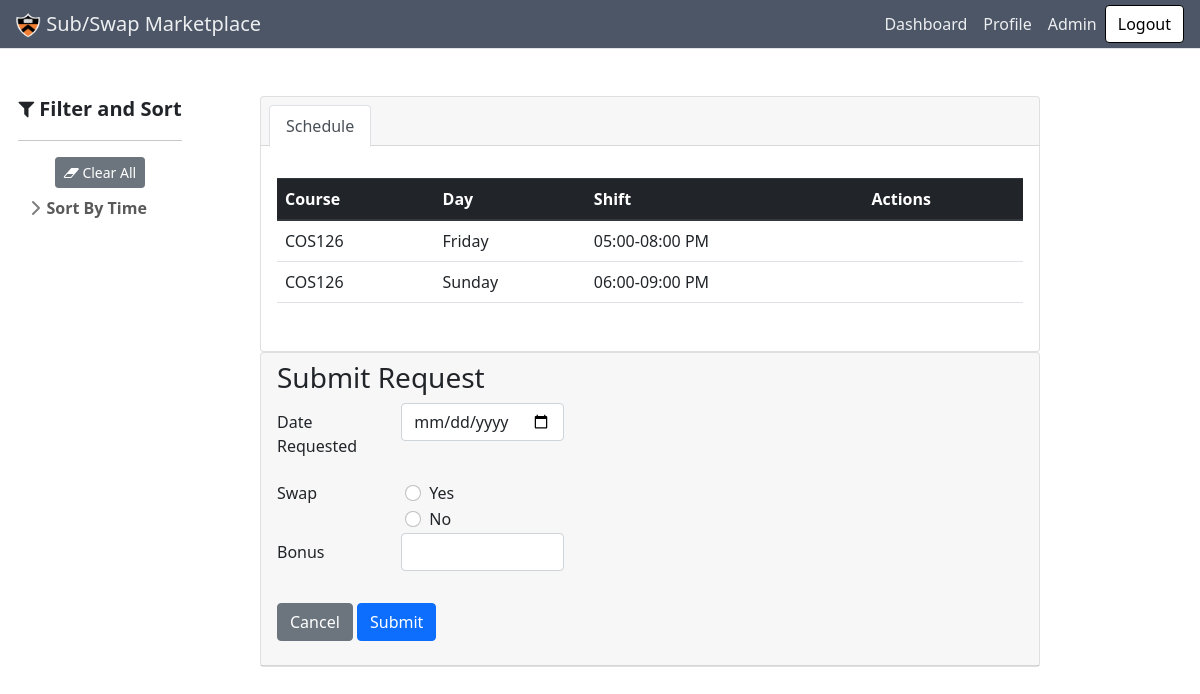
/shift/1/request (signed in), run on an earlier commit of the app's database.
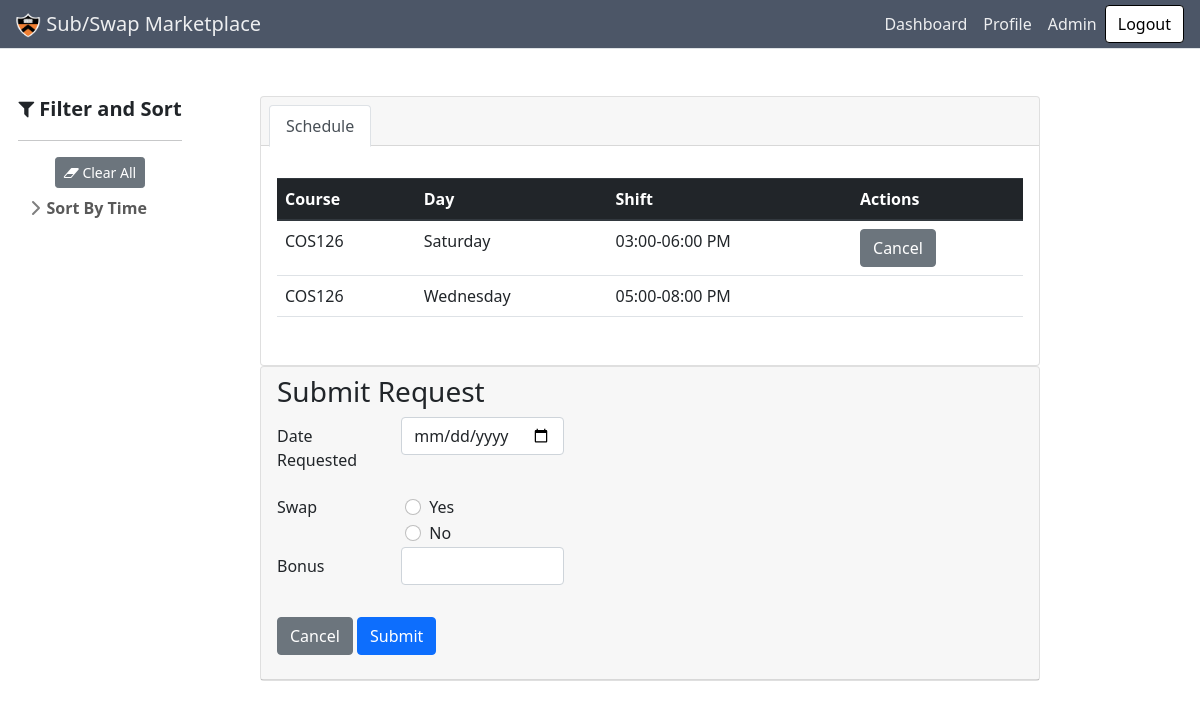
And on a later commit of the database.
### subapp/models.py (models this page shows, shortened)
class Shift(db.Model):
    id = db.Column(db.Integer, primary_key=True)
    day = db.Column(db.String(10), nullable=False)
    start = db.Column(db.Time, nullable=False)
    end = db.Column(db.Time, nullable=False)
    course = db.Column(db.String(120), nullable=False)
    staff = db.relationship(
        "User", secondary=a_assigned_shifts, back_populates="schedule")
    requests = db.relationship(
        "Request", secondary=a_requested_shifts, back_populates="shift")
    def formatted(self):
        s = self.start.strftime("%I:%M%p")
        e = self.end.strftime("%I:%M%p")
        return f"{self.day}, {s} - {e}"

### subapp/requests/routes.py (the view, shortened to what this page needs)
@requests.route("/shift/<shiftid>/request", methods=['POST', 'GET'])
@login_required
def create_request(shiftid):
    shift = Shift.query.filter_by(id=shiftid).first()
    form = RequestForm()
    all_shifts = Shift.query.all()
    form.swaps.choices = [(x.id, x.formatted()) for x in all_shifts]
    return render_template('requests/create_request.html', form=form, shiftid=int(shiftid), shifts=current_user.schedule)

### subapp/requests/forms.py
class RequestForm(FlaskForm):
    isSwap = RadioField('Is Swap', choices=[
                        ('True', 'Yes'), ('False', 'No')], validators=[DataRequired()])
    date_requested = DateField(
        'Date Requested', format='%Y-%m-%d', validators=[DataRequired()])
    bonus = IntegerField("Bonus")
    swaps = MultiCheckboxField('Shift', validate_choice=False)
    submit = SubmitField('Submit')

### subapp/models.py (called while the page is built)
@login_manager.user_loader
def load_user(user_id):
    return User.query.get(int(user_id))

### subapp/requests/templates/requests/create_request.html (shortened to what this page needs)
{% extends "main/base.html" %}
{% import "bootstrap/wtf.html" as wtf %}
{% block content %}
<div class="container-fluid">
  <div class="row align-items-start">
    <div class="sticky sidebar_container col-md-2">
      {% with tags_by_category=tags_by_category %} {% include
      "main/sidebar.html" %} {%endwith%}
    </div>
    <div class="col-md-9">
      <section class="py-5">
        <div class="items_container container px-4 px-lg-5">
          <div class="card pb-3">
            <div class="card-header">
              <ul class="nav nav-tabs card-header-tabs" id="bologna-list" role="tablist">
                <li class="nav-item">
                  <a class="nav-link active" href="#description" role="tab" aria-controls="description"
                    aria-selected="true">Schedule</a>
                </li>
              </ul>
            </div>
            <div class="card-body">
              <div class="tab-content mt-3">
                <div class="tab-pane active" id="description" role="tabpanel">
                  <table class="table">
                    <thead class="thead-dark">
                      <tr>
                        <th scope="col">Course</th>
                        <th scope="col">Day</th>
                        <th scope="col">Shift</th>
                        <th scope="col">Actions</th>
                      </tr>
                    </thead>
                    <tbody>
                      {% for shift in shifts %}
                      <tr>
                        <td>{{shift.course}}</td>
                        <td>{{shift.day}}</td>
                        <td> {{shift.start.strftime("%I:%M")}}-{{shift.end.strftime("%I:%M %p")}}</td>
                        <td>
                          {% if shift.id == shiftid %}
                          <a href="{{url_for('main.profile')}}" class="btn btn-secondary" role="button">Cancel</a>
                          {% endif %}
                        </td>
                      </tr>
                      {% endfor %}
                    </tbody>
                  </table>
                </div>
              </div>
            </div>
          </div>
          <div class="card">
            <div class="card-header">
              <h3>Submit Request</h3>
              <form method="POST" action="" enctype=multipart/form-data>
                <fieldset class="form-group">
                  <div class="row">
                    <div class="form-group row">
                      <label for="date_requested" class="col-sm-2 col-form-label">Date Requested</label>
                      <div class="col-sm-3">
                        {{ form.date_requested(class="form-control", id="date_requested", type="date") }}
                      </div>
                    </div>
                    <legend class="col-form-label col-sm-2 pt-0">Swap</legend>
                    <div class="col-sm-10">
                      {% for subfield in form.isSwap %}
                      <div class="form-check">
                        {{ subfield(class="form-check-input", id="swap_toggle") }}
                        {{ subfield.label(class="form-check-label") }}
                      </div>
                      {% endfor %}
                    </div>
                    <div class="form-group row">
                      <label for="bonus" class="col-sm-2 col-form-label">Bonus</label>
                      <div class="col-sm-3">
                        {{ form.bonus(class="form-control", id="bonus") }}
                      </div>
                    </div>
                  </div>
                </fieldset>
                <div class="form-group row">
                  <div class="col-sm-5">
                    <a class="btn btn-secondary" href="{{url_for('main.profile')}}">Cancel</a>
                    {{ form.submit(class="btn btn-primary") }}
                  </div>
                </div>
              </form>
            </div>
          </div>
        </div>
      </section>
    </div>
  </div>
</div>
<link rel="stylesheet"
  href="https://cdnjs.cloudflare.com/ajax/libs/bootstrap-datepicker/1.4.1/css/bootstrap-datepicker3.css" />
{% endblock content %}

### subapp/main/templates/main/base.html (shortened to what this page needs)
<!DOCTYPE html>
<html lang="en">
<head>
  <link rel="stylesheet" href="https://maxcdn.bootstrapcdn.com/bootstrap/4.0.0/css/bootstrap.min.css"
>
  <link href="https://cdn.jsdelivr.net/npm/bootstrap-icons@1.5.0/font/bootstrap-icons.css" rel="stylesheet" />
  <link href="{{url_for('main.static', filename='css/styles.css')}}" rel="stylesheet" />
  <link rel="stylesheet" href="https://use.fontawesome.com/releases/v5.8.2/css/all.css"
>
  <link rel="stylesheet" href="https://cdnjs.cloudflare.com/ajax/libs/font-awesome/4.7.0/css/font-awesome.min.css">
</head>
<body>
  <nav id="navbar" class="navbar navbar-expand-lg navbar-light bg-light fixed-top border-bottom">
    <a class="navbar-brand" href="{{url_for('main.homepage')}}"><img style="max-height:25px"
        src="{{url_for('main.static', filename='favicon.ico')}}" alt=""> Sub/Swap Marketplace</a>
    <div class="collapse navbar-collapse" id="navbarSupportedContent">
      {% if current_user.is_authenticated %}
      <ul class="navbar-nav ms-auto nav-pills">
        <li id="found" class="nav-item">
          <a class="nav-link" href="{{url_for('main.dashboard')}}">Dashboard</a>
        </li>
        <li id="myposts" class="nav-item">
          <a class="nav-link" href="{{url_for('main.profile')}}" >Profile</a>
        </li>
        {% if current_user.role == 'Admin' %}
        <li class="nav-item">
          <a class="nav-link" href="{{url_for('admin.add_schedule')}}">Admin</a>
        </li>
        {% endif %}
      </ul>
        <form
          class="form-inline my-2 my-lg-0"
          action="{{url_for('users.logout')}}"
        >
          <button class="btn btn-outline-primary my-2 my-sm-0" type="submit">
            Logout
          </button>
        </form>
        {% endif %}
    </div>
  </nav>
  {% block content %}{% endblock %}
</body>
</html>

### subapp/main/templates/main/sidebar.html (shortened to what this page needs)
<link href="{{ url_for('main.static', filename='css/sidebars.css') }}" rel="stylesheet">
<body>
    <main>
        <div id="sidebar" class="float-start" style="margin: auto;">
            <div class="flex-shrink-0 p-3 bg-white">
                <svg class="bi me-2" width="30" height="24">
                    <use xlink:href="#bootstrap" />
                </svg>
                <div class='text-center'>
                    <span class="fs-5 fw-semibold"><i class="fa fa-filter" aria-hidden="true"></i> Filter and
                        Sort</span>
                </div>
                <hr>
                <ul class="list-unstyled ps-0">
                    <div class="text-center">
                        <button class='btn btn-sm btn-secondary' type="submit" name="reset" id="reset" value=""
                            onclick='resetAll()'>
                            <i class="fa fa-eraser" aria-hidden="true"></i> Clear All
                        </button>
                    </div>
                    <li class="mb-1">
                        <button class="btn btn-toggle align-items-center rounded collapsed pt-2" data-bs-toggle="collapse"
                            data-bs-target="#sortByTime-collapse" aria-expanded="false">
                            Sort By Time
                        </button>
                    </li>
                </ul>
            </div>
        </div>
    </main>
</body>

### subapp/main/static/css/sidebars.css (style rules this page uses)
body { min-height: 100vh; min-height: -webkit-fill-available; }
html { height: -webkit-fill-available; }
main { display: flex; flex-wrap: nowrap; height:100%; max-height:85vh; overflow-x: auto; overflow-y: auto; }
.bi { vertical-align: -.125em; pointer-events: none; fill: currentColor; }
.btn-toggle { display: inline-flex; align-items: center; padding: .25rem .5rem; font-weight: 600; color: rgba(0, 0, 0, .65); background-color: transparent; border: 0; }
.btn-toggle::before { width: 1.25em; line-height: 0; transition: transform .35s ease; transform-origin: .5em 50%; }
.fw-semibold { font-weight: 600; }

What changed in the data, as far as the page shows it:
no longer on this page (row edited): Shift: course "COS126", day "Sunday", start "06:00", end "09:00 PM"
now on this page (row edited): Shift: course "COS126", day "Saturday", start "03:00", end "06:00 PM"
changed Shift "08:00 PM": day "Friday" → "Wednesday"
